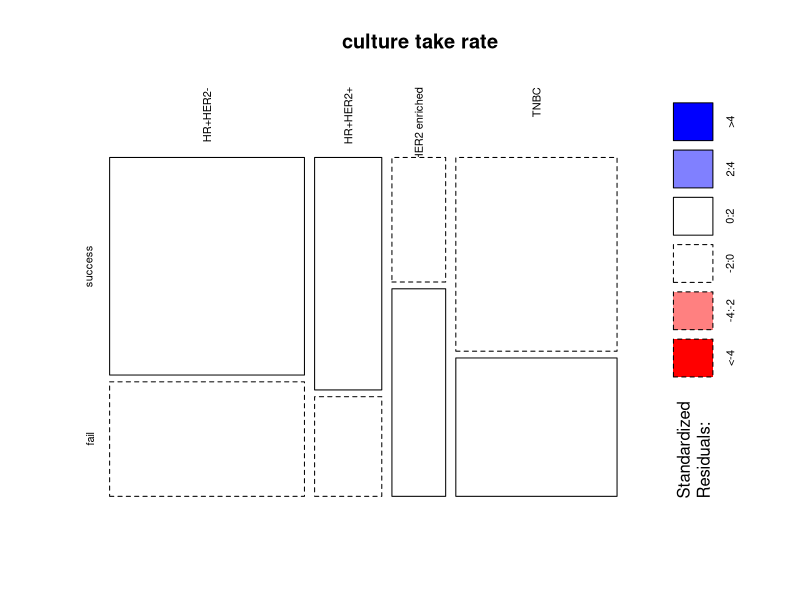

Write R code to recreate this figure.

subtype_df = data.frame('success' = c(19,7,3,14), 'fail' = c(10,3,5,10), row.names = c('HR+HER2-', 'HR+HER2+','HER2 enriched', 'TNBC'))

library(graphics)
pdf('/path/to/organoid_manuscript/figures/SFig_S1_subtype_take_rate.pdf', width = 5, height = 5)
mosaicplot(subtype_df, shade = TRUE, las=3,
           main = "culture take rate")
dev.off()

chisq <- chisq.test(subtype_df)
chisq
